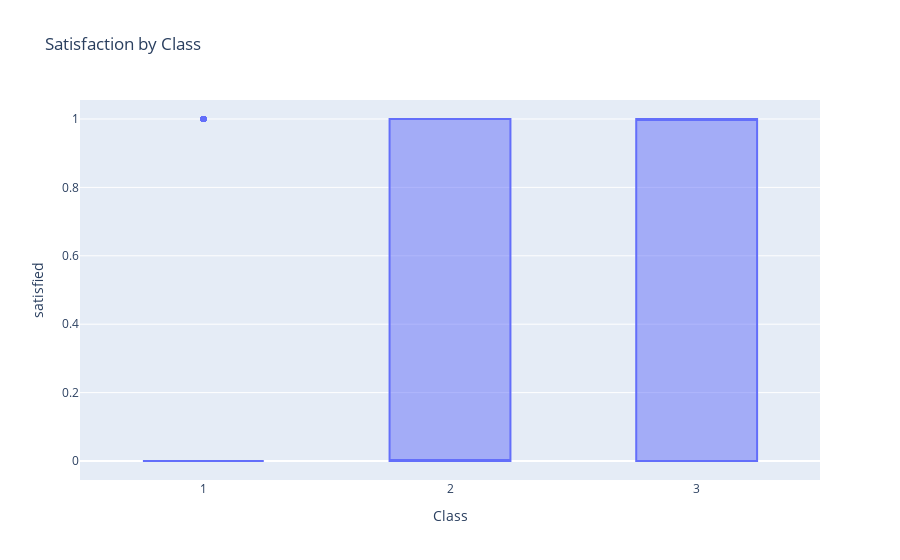

The notebook cell saved with this chart:
### Code cell
import plotly.express as px

#box plot for class
fig = px.box(df, x='Class', y='satisfied',
             title='Satisfaction by Class')

fig.show()

### Figure 1 — Plotly figure (JSON) as saved in the notebook; plotly's stock layout.template omitted (floating-point values rounded to 4 significant figures; data arrays with more than 128 entries replaced by an {"elided": "..."} marker saying what was removed)
{"data": [{"alignmentgroup": "True", "hovertemplate": "Class=%{x}<br>satisfied=%{y}<extra></extra>", "legendgroup": "", "marker": {"color": "#636efa"}, "name": "", "notched": false, "offsetgroup": "", "orientation": "v", "showlegend": false, "type": "box", "x": {"elided": "20000 int values"}, "x0": " ", "xaxis": "x", "y": {"elided": "20000 int values"}, "y0": " ", "yaxis": "y"}], "layout": {"boxmode": "group", "legend": {"tracegroupgap": 0}, "title": {"text": "Satisfaction by Class"}, "xaxis": {"anchor": "y", "domain": [0, 1], "title": {"text": "Class"}}, "yaxis": {"anchor": "x", "domain": [0, 1], "title": {"text": "satisfied"}}}}
